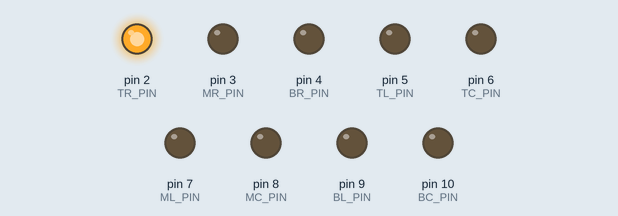
This sketch was run on a simulated Arduino Uno, built with avr-gcc and run on an emulated ATmega328P. Shown: output pins drawn as LEDs (lit = HIGH).

Above: at 0.05 s.
At 0.55 s:
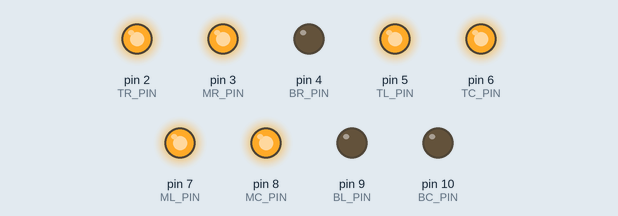
At 1.05 s:
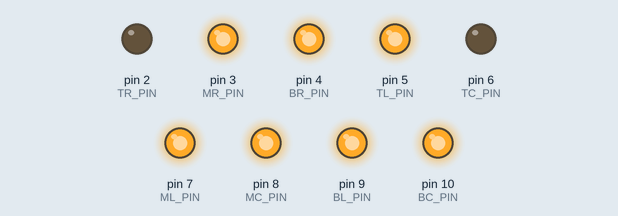
At 2.05 s:
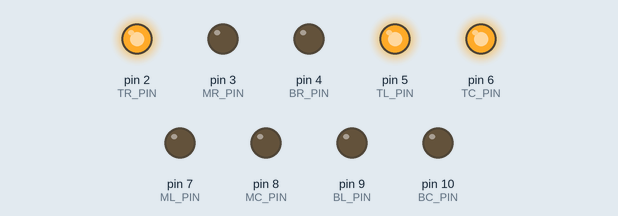
At 3.05 s:
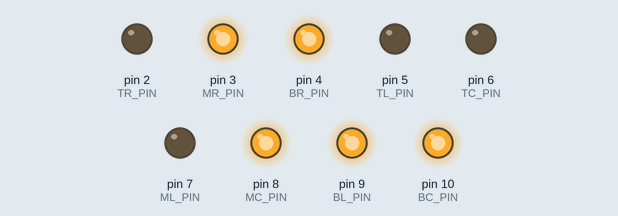
At 4.05 s:
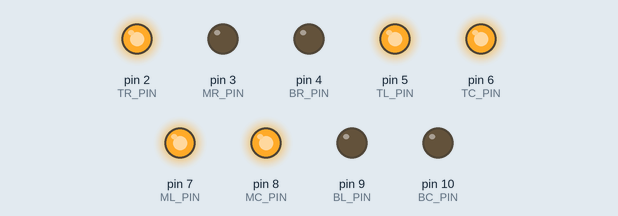
Timing chart, 0 to 4.3 s (numbered marks = the images above):
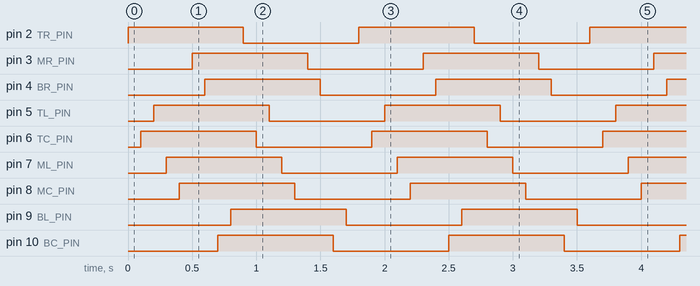

The sketch:

S2_Lightshow_Example.ino
```cpp
/*
 * Code author: Jeremy Carleton
 * This code is a very simple example
 * of how to create a looping lightshow
 * for the custom lightshow project.
 *
 * To see the code being demonstrated on a physical circuit, watch
 * session 3 of the workshop series here:
 * https://www.youtube.com/watch?v=5ZHbrZyIhhQ&list=PLfmzHX29KVv_cbdHYJD3cuvoo_Valq8us&index=5
 */

#define TR_PIN 2
#define TC_PIN 6
#define TL_PIN 5
#define MR_PIN 3
#define MC_PIN 8
#define ML_PIN 7
#define BR_PIN 4
#define BC_PIN 10
#define BL_PIN 9

bool state;

void setup() {
  for (int i = 2; i <= 10; ++i) {
    pinMode(i,OUTPUT);
  }
  state = 1;
}

void loop() {
  digitalWrite(TR_PIN, state);
  delay(100);
  digitalWrite(TC_PIN, state);
  delay(100);
  digitalWrite(TL_PIN, state);
  delay(100);
  digitalWrite(ML_PIN, state);
  delay(100);
  digitalWrite(MC_PIN, state);
  delay(100);
  digitalWrite(MR_PIN, state);
  delay(100);
  digitalWrite(BR_PIN, state);
  delay(100);
  digitalWrite(BC_PIN, state);
  delay(100);
  digitalWrite(BL_PIN, state);
  delay(100);

  state = !state;
}
```

Measured:
- by itself, pin 2 (TR_PIN), pin 3 (MR_PIN), pin 4 (BR_PIN), pin 5 (TL_PIN), pin 6 (TC_PIN), pin 7 (ML_PIN), pin 8 (MC_PIN), pin 9 (BL_PIN), pin 10 (BC_PIN): alternates HIGH for 0.90 s and LOW for 0.90 s
- by itself, everything shown: repeats every 1.8 s, in 18 steps
